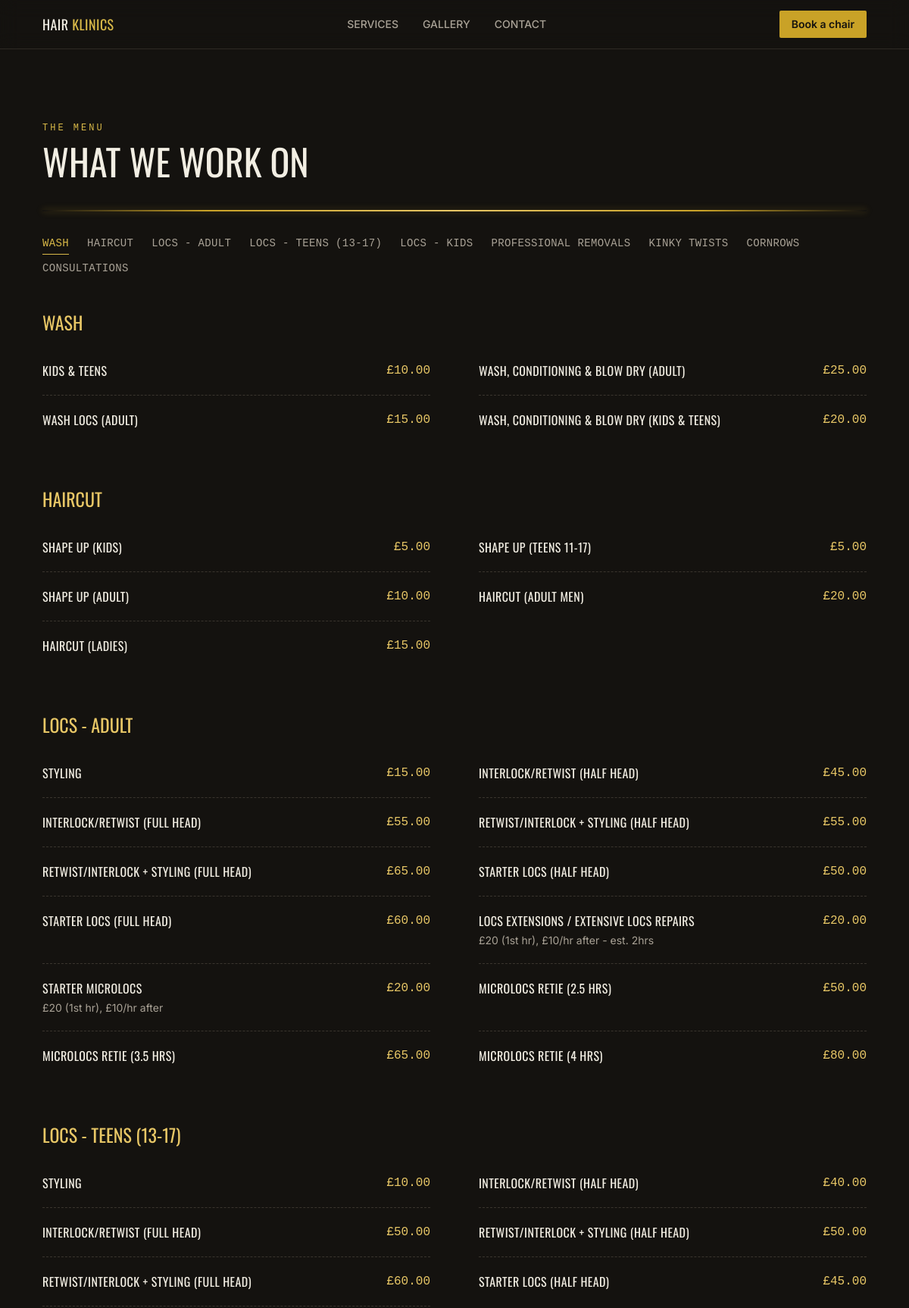
Page /services/ (upper part) on the committed database.
### services/models.py (models this page shows, shortened)
class ServiceCategory(models.Model):
    name = models.CharField(max_length=100)          # "Locs — Adult"
    slug = models.SlugField(unique=True)              # "locs-adult" — matches the #cat-locs-adult anchors
    order = models.PositiveIntegerField(default=0)    # controls display order in the nav
    class Meta:
        ordering = ['order']
        verbose_name_plural = "Service categories"

class Service(models.Model):
    category = models.ForeignKey(ServiceCategory, on_delete=models.CASCADE, related_name='services')
    name = models.CharField(max_length=150)
    description = models.TextField(blank=True)
    duration_minutes = models.PositiveIntegerField()
    price = models.DecimalField(max_digits=8, decimal_places=2)
    price_note = models.CharField(max_length=100, blank=True)  # for oddballs like "£20 (1st hr), £10/hr after"
    is_active = models.BooleanField(default=True)
    class Meta:
        ordering = ['category__order', 'id']

### core/views.py (the view)
# urls.py: path('services/', views.services, name='services'),
def services(request):
    categories = ServiceCategory.objects.prefetch_related('services').all()
    barber = Barber.objects.filter(is_active=True).first()
    return render(request, 'services.html', {
        'categories': categories,
        'barber': barber,
        })

### templates/services.html (shortened to what this page needs)
{% extends "base.html" %}
{% load static %}
{% block content %}
<section class="px-5 sm:px-8 py-24 max-w-6xl mx-auto">
  <div class="mb-10">
    <p class="font-mono text-xs tracking-[0.25em] text-[var(--gold-400)] uppercase mb-3">The Menu</p>
    <h1 class="font-display text-4xl sm:text-5xl uppercase">What we work on</h1>
  </div>
  <div class="forge-line mb-8"></div>
  <div class="flex flex-wrap gap-x-6 gap-y-2 mb-10 text-sm text-[var(--steel-300)] font-mono uppercase tracking-wide">
    {% for c in categories %}
      <a href="#cat-{{ c.slug }}" class="cat-tab border-b border-transparent pb-1{% if forloop.first %} active{% endif %}">{{ c.name }}</a>
    {% endfor %}
  </div>
  {% for c in categories %}
    <div id="cat-{{ c.slug }}" class="mb-14">
      <h2 class="font-display text-2xl uppercase mb-4 text-[var(--gold-300)]">{{ c.name }}</h2>
      <div class="grid md:grid-cols-2 gap-x-16">
        {% for s in c.services.all %}
         <button type="button" class="service-row w-full text-left price-row flex justify-between gap-6 py-5"
          data-id="{{ s.id }}"
          data-name="{{ s.name }}"
          data-price="£{{ s.price }}{% if s.price_note %} ({{ s.price_note }}){% endif %}"
          data-detail="{{ s.description }}"
          data-duration="{{ s.duration_minutes }}"
          {% if barber %}data-barber-id="{{ barber.id }}"{% endif %}>
            <div>
              <p class="font-display uppercase tracking-wide">{{ s.name }}</p>
              {% if s.price_note %}<p class="text-sm text-[var(--steel-300)] mt-1">{{ s.price_note }}</p>{% endif %}
            </div>
            <span class="font-mono text-[var(--gold-300)] whitespace-nowrap">£{{ s.price }}</span>
          </button>
        {% endfor %}
      </div>
    </div>
  {% endfor %}
</section>
{% endblock %}

### templates/base.html (shortened to what this page needs)
{% load static %}
<!DOCTYPE html>
<html lang="en">
<head>
<script src="https://cdn.tailwindcss.com"></script>
</head>
<body class="antialiased">
<header class="sticky top-0 z-40 backdrop-blur-md bg-[var(--charcoal-950)]/80 border-b border-[var(--charcoal-700)]">
  <div class="max-w-6xl mx-auto px-5 sm:px-8 h-16 flex items-center justify-between">
    <a href="{% url 'home' %}" class="font-display text-lg tracking-wide">HAIR <span class="text-[var(--gold-400)]">KLINICS</span></a>
    <nav class="hidden md:flex items-center gap-8 text-sm text-[var(--steel-300)] font-medium">
      <a href="{% url 'services' %}" class="nav-link hover:text-[var(--ivory)]">SERVICES</a>
      <a href="{% url 'gallery' %}" class="nav-link hover:text-[var(--ivory)]">GALLERY</a>
      <a href="{% url 'contact' %}" class="nav-link hover:text-[var(--ivory)]">CONTACT</a>
    </nav>
    <a href="{% url 'services' %}" class="hidden sm:inline-flex items-center gap-2 bg-[var(--gold-500)] text-[var(--charcoal-950)] font-semibold text-sm px-4 py-2 rounded-sm glow-hover">Book a chair</a>
  </div>
</header>
<main>
  {% block content %}{% endblock %}
</main>
</body>
</html>

### templates/base.html (style rules this page uses)
:root { --charcoal-950:#14120F; --charcoal-900:#1B1815; --charcoal-700:#2E2A24; --charcoal-600:#3A352E; --steel-400:#8B8578; --steel-300:#A9A296; --gold-500:#C9A227; --gold-400:#D9B948; --gold-300:#E8C766; --ivory:#F2EEE3; }
* { box-sizing:border-box; }
html { scroll-behavior:smooth; }
body { background:var(--charcoal-950); color:var(--ivory); font-family:'Inter',sans-serif; }
.font-display { font-family:'Oswald',sans-serif; }
.font-mono { font-family:'JetBrains Mono',monospace; }
.nav-link { position:relative; }
.nav-link::after { content:''; position:absolute; left:0; bottom:-4px; width:0; height:1px; background:var(--gold-400); transition:width .25s ease; }
.glow-hover { transition:box-shadow .3s ease, transform .3s ease; }

### templates/services.html (style rules this page uses)
.price-row { border-bottom:1px dashed var(--charcoal-600); }
.price-row:nth-last-child(-n+2) { border-bottom:none; }
.service-row { cursor:pointer; transition:background .2s ease; }
.cat-tab { cursor:pointer; transition:color .2s ease, border-color .2s ease; }
.cat-tab.active { color:var(--gold-400); border-color:var(--gold-400); }
.forge-line { height:2px; width:100%; background:linear-gradient(90deg, transparent, var(--gold-500) 20%, var(--gold-300) 50%, var(--gold-500) 80%, transparent); box-shadow:0 0 8px 0 rgba(201,162,39,0.4); }

### rows in the picture
ServiceCategory: name "WASH"
ServiceCategory: name "HAIRCUT"
ServiceCategory: name "LOCS - ADULT"
ServiceCategory: name "LOCS - TEENS (13-17)"
ServiceCategory: name "LOCS - KIDS"
ServiceCategory: name "PROFESSIONAL REMOVALS"
ServiceCategory: name "KINKY TWISTS"
ServiceCategory: name "CORNROWS"
ServiceCategory: name "CONSULTATIONS"
Service: name "KIDS & TEENS", price "10.00"
Service: name "WASH, CONDITIONING & BLOW DRY (ADULT)", price "25.00"
Service: name "WASH LOCS (ADULT)", price "15.00"
Service: name "WASH, CONDITIONING & BLOW DRY (KIDS & TEENS)", price "20.00"
Service: name "SHAPE UP (KIDS)", price "5.00"
Service: name "SHAPE UP (TEENS 11-17)", price "5.00"
Service: name "SHAPE UP (ADULT)", price "10.00"
Service: name "HAIRCUT (ADULT MEN)", price "20.00"
Service: name "HAIRCUT (LADIES)", price "15.00"
Service: name "STYLING", price "15.00"
Service: name "INTERLOCK/RETWIST (HALF HEAD)", price "45.00"
Service: name "INTERLOCK/RETWIST (FULL HEAD)", price "55.00"
Service: name "RETWIST/INTERLOCK + STYLING (HALF HEAD)", price "55.00"
Service: name "RETWIST/INTERLOCK + STYLING (FULL HEAD)", price "65.00"
Service: name "STARTER LOCS (HALF HEAD)", price "50.00"
Service: name "STARTER LOCS (FULL HEAD)", price "60.00"
Service: name "LOCS EXTENSIONS / EXTENSIVE LOCS REPAIRS", price_note "£20 (1st hr), £10/hr after - est. 2hrs", price "20.00"
Service: name "STARTER MICROLOCS", price_note "£20 (1st hr), £10/hr after", price "20.00"
Service: name "MICROLOCS RETIE (2.5 HRS)", price "50.00"
Service: name "MICROLOCS RETIE (3.5 HRS)", price "65.00"
Service: name "MICROLOCS RETIE (4 HRS)", price "80.00"
Service: name "STYLING", price "10.00"
Service: name "INTERLOCK/RETWIST (HALF HEAD)", price "40.00"
Service: name "INTERLOCK/RETWIST (FULL HEAD)", price "50.00"
Service: name "RETWIST/INTERLOCK + STYLING (HALF HEAD)", price "50.00"
Service: name "RETWIST/INTERLOCK + STYLING (FULL HEAD)", price "60.00"
Service: name "STARTER LOCS (HALF HEAD)", price "45.00"
